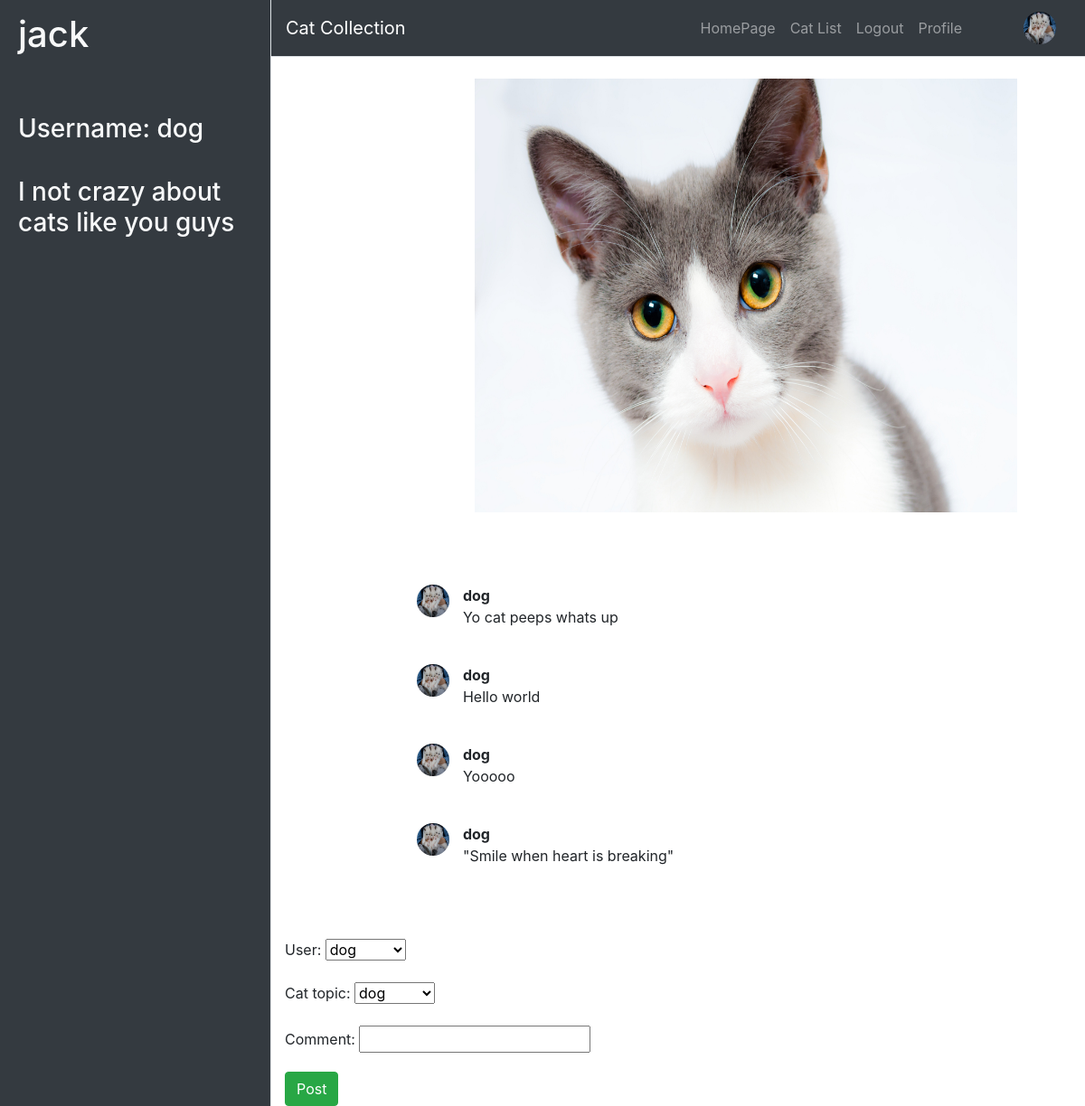
Page /cat_app/cat_topic/3/ (signed in) on the committed database.
### cat_app/models.py (models this page shows, shortened)
class Cat_Topic(models.Model):
	owner = models.ForeignKey(UserProfileInfo, on_delete=models.CASCADE, blank=True, null=True)
	cat_name = models.CharField(max_length=20)
	cat_picture = models.ImageField(upload_to='cat_images', blank=True, null=True)
	story = models.CharField(max_length=140)
	def __str__(self):
		return self.owner.user.username

class UserProfileInfo(models.Model):
	user = models.OneToOneField(User, related_name='userprofileinfos', on_delete=models.CASCADE, blank=True, null=True, default=1)
	picture = models.ImageField(upload_to='images', blank=True, null=True)

class Cat_Topic_Comment(models.Model):
	user = models.ForeignKey(User, on_delete=models.CASCADE, blank=True, null=True)
	cat_topic = models.ForeignKey(Cat_Topic, related_name="comments", on_delete=models.CASCADE, blank=True, null=True)
	comment = models.CharField(max_length=140)

### cat_app/views.py (the view, shortened to what this page needs)
# urls.py: url(r'^cat_topic/(?P<pk>\d+)/$', views.CatDetailView.as_view(), name='cat_detail'),
class CatDetailView(FormMixin, DetailView):
	model = models.Cat_Topic
	template_name = 'cat_app/cat_detail.html'
	form_class = forms.CatCommentForm
	def get_context_data(self, **kwargs):
		context = super(CatDetailView, self).get_context_data(**kwargs)
		form = self.get_form()
		context['cat_detail'] = self.get_object()
		cat_topic = self.get_object()
		profiles = models.UserProfileInfo.objects.all()
		user = self.request.user
		if user.is_authenticated:
			form.initial['user'] = user.id
			form.initial['cat_topic'] = cat_topic.id
			context['form'] = form
			for profile in profiles:
				if user.id == profile.user.id:
					context['profile_detail'] = profile
		return context

### cat_app/forms.py
class CatCommentForm(forms.Form):
	user = forms.ModelChoiceField(queryset=User.objects.all())
	cat_topic = forms.ModelChoiceField(queryset=Cat_Topic.objects.all())
	comment = forms.CharField()
	class Meta:
		fields = ("user", "cat_topic", "comment")
		model = Cat_Topic_Comment

### templates/cat_app/cat_detail.html (shortened to what this page needs)
{% extends "cat_app/base_sidebar.html" %}
{% load static %}
{% block templatecss %}<link href="{% static 'css/cat_topic.css' %}" rel="stylesheet" />{% endblock %}
{% block imagenav %}<img class="imageframe" src="../../../media/{{ profile_detail.picture }}" alt="{{ profile_detail.picture }}">{% endblock %}
{% block profile_nav %}
  <li class="nav-item">
    <a class="nav-link" href="{% url 'cat_app:profile_detail' pk=profile_detail.pk %}">Profile</a>
  </li>
{% endblock %}
{% block sidebar %}
    <div class="text-light bg-dark border-right" id="sidebar-wrapper">
        <div class="sidebar-heading">
            <h1 class="small-font">{{ cat_detail.cat_name }}<h1>
            <br>
            <h3 class="small-font">Username: {{ cat_detail.owner.user.username}}</h3>
            <br>
            <h3 class="small-font">{{ cat_detail.story }}</h3>
        </div>
    </div>
{% endblock %}
{% block content %}
    <br>
    <img class="center" src="../../../media/{{ cat_detail.cat_picture }}"/>
    <div class="cat-comment-container">
      <ul class="cat-comment-list">
        {% for comment in cat_detail.comments.all %}
        <li class="cat-comment-list-item">
          <div class="row">
            <div class="col-2" >
              <img class="comment-image" src="../../../media/{{ profile_detail.picture }}"  alt="empty">
            </div>
            <div class="col-10">
              <div class="row">
                <div class="col">
                  <b>{{ comment.user.username }}</b>
                </div>
                <div class="col">
                  <p>{{ comment.comment }}</p>
                </div>
              </div>
            </div>
          </div>
          <br>
        </li>
        {% endfor %}
      </ul>
    </div>
    <br>
    <form method="POST">
        {{ form.as_p }}
        <button type="submit" class="btn btn-success btn-btn">Post</button>
    </form>
{% endblock %}

### static/css/simple-sidebar.css (style rules this page uses)
body { overflow-x: hidden; }
#sidebar-wrapper { min-height: 100vh; margin-left: -15rem; -webkit-transition: margin .25s ease-out; -moz-transition: margin .25s ease-out; -o-transition: margin .25s ease-out; transition: margin .25s ease-out; }
#sidebar-wrapper .sidebar-heading { padding: 0.875rem 1.25rem; font-size: 1.2rem; }
@media (min-width: 400px) { #sidebar-wrapper { margin-left: 0; } }

### static/css/cat_topic.css (style rules this page uses)
.imageframe { height: 3vw; width: 3vw; border-radius: 50%; margin-left: 5vw; }
.comment-image { height: 3vw; width: 3vw; border-radius: 50%; float: right; }
.center { margin-left: 17.5vw; height: 60vh; width: 50vw; }
#sidebar-wrapper { max-width: 25vw; }
.cat-comment-container { margin-left: 5vw; margin-top: 10vh; width: 85%; }
.cat-comment-list { list-style: none; width: 80%; }
.col-2 { padding: 0px; }

### rows in the picture
Cat_Topic: cat_name "jack", owner.user.username "dog", story "I not crazy about cats like you guys", cat_picture (picture)
UserProfileInfo: picture (picture)
Cat_Topic_Comment: picture (picture), user.username "dog", comment "Yo cat peeps whats up"
Cat_Topic_Comment: picture (picture), user.username "dog", comment "Hello world"
Cat_Topic_Comment: picture (picture), user.username "dog", comment "Yooooo"
Cat_Topic_Comment: picture (picture), user.username "dog", comment "\"Smile when heart is breaking\""
UserProfileInfo: user "dog"
